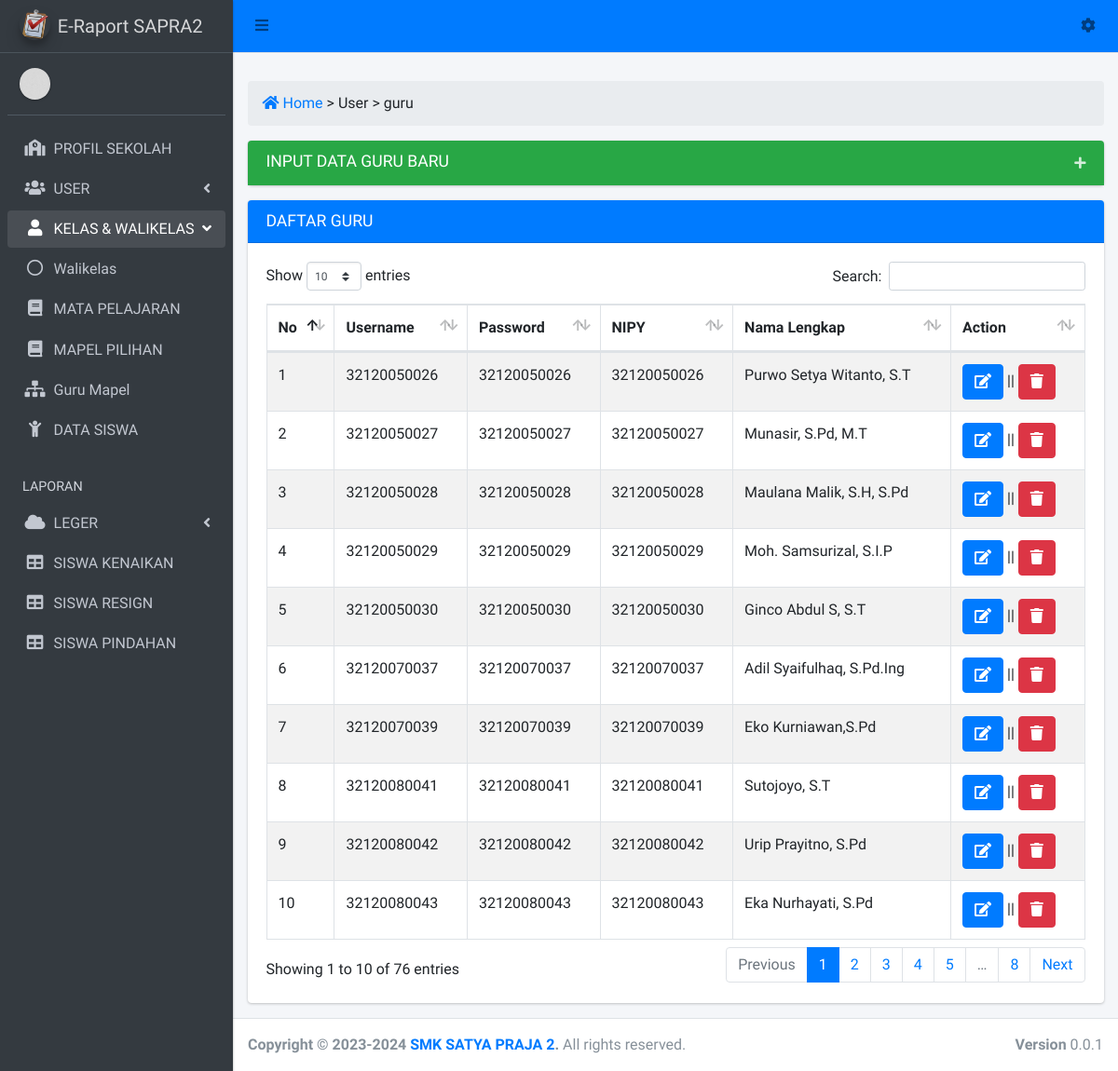
/admin?view=guru, run on the app's committed database.
### tables this page shows
CREATE TABLE `tb_rolsusers` (
  `id_rolsuser` int(10) NOT NULL,
  `id_user` varchar(10) NOT NULL,
  `nipy` varchar(20) NOT NULL,
  `id_levelusers` int(10) NOT NULL
);

CREATE TABLE `tb_users` (
  `id_user` varchar(10) NOT NULL,
  `username` varchar(20) NOT NULL,
  `password` varchar(20) NOT NULL,
  `nipy` varchar(20) NOT NULL,
  `nama_lengkap` varchar(50) NOT NULL
);

### view/operator/teacher_page.php (the view, shortened to what this page needs)
<div class="row">
  <div class="col-sm-12">
    <ol class="breadcrumb <?= $bg_breadcrumb;  ?>">
	    <li><a href="admin" class="pr-1"><i class="fas fa-home"></i> Home</a></li>
	    <li class="active"> > <?= ' User > ' . $_GET['view'] ?: 'Dashboard'; ?></li>
	  </ol>
  </div>
</div>
<div class="card collapsed-card">
	<div class="card-header bg-success">
		<h4 class="card-title">INPUT DATA GURU BARU</h4>
		<div class="card-tools">
	      <button type="button" class="btn btn-tool" data-card-widget="collapse"><i class="fas fa-plus"></i>
	      </button>
	    </div>
	</div>
</div>
<div class="row">
	<div class="col-sm-12">
		<div class="card">
			<div class="card-header bg-primary"><h3 class="card-title">DAFTAR GURU</h3></div>
			<div class="card-body bg-coral">
			<table id="example1" class="table table-bordered table-striped">
				<thead>
					<tr>
						<th>No</th>
						<th>Username</th>
						<th>Password</th>
						<th>NIPY</th>
						<th>Nama Lengkap</th>
						<th>Action</th>
					</tr>
				</thead>
				<tbody>
					<?php
					$no = 1;
					$query = mysqli_query($koneksi, "select * from tb_users x inner join tb_rolsusers y on y.id_user = x.id_user inner join tb_levelusers z on z.id_levelusers = y.id_levelusers where y.id_levelusers = '2'");
					while ($data = mysqli_fetch_array($query)) {
						echo "<tr>";
						echo "<td>".$no++."</td>";
						echo "<td>".$data['username']."</td>";
						echo "<td>".$data['password']."</td>";
						echo "<td>".$data['nipy']."</td>";
						echo "<td>".$data['nama_lengkap']."</td>";
						?>
						<td><a href="?view=update_guru&id=<?= $data['id_user'] ?>" class='btn btn-primary'><i class='fas fa-edit'></i></a> || <a href="view/operator/del/delete_users_guru.php?id=<?= $data['id_user'] ?>" class='btn btn-danger' onclick="return confirm('Apakah anda yakin ingin menghapus username <?= $data['username'] ?> ini?')"><i class='fas fa-trash'></i></a> </td>
						<?php
						echo "</tr>";
					}
					?>
				</tbody>
			</table>
			</div>
		</div>
	</div>
</div>

### data on the page
tb_rolsusers: id_user.username "32120050026", id_user.password "32120050026", nipy "32120050026", id_user.nama_lengkap "Purwo Setya Witanto, S.T"
tb_rolsusers: id_user.username "32120050027", id_user.password "32120050027", nipy "32120050027", id_user.nama_lengkap "Munasir, S.Pd, M.T"
tb_rolsusers: id_user.username "32120050028", id_user.password "32120050028", nipy "32120050028", id_user.nama_lengkap "Maulana Malik, S.H, S.Pd"
tb_rolsusers: id_user.username "32120050029", id_user.password "32120050029", nipy "32120050029", id_user.nama_lengkap "Moh. Samsurizal, S.I.P"
tb_rolsusers: id_user.username "32120050030", id_user.password "32120050030", nipy "32120050030", id_user.nama_lengkap "Ginco Abdul S, S.T"
tb_rolsusers: id_user.username "32120070037", id_user.password "32120070037", nipy "32120070037", id_user.nama_lengkap "Adil Syaifulhaq, S.Pd.Ing"
tb_rolsusers: id_user.username "32120070039", id_user.password "32120070039", nipy "32120070039", id_user.nama_lengkap "Eko Kurniawan,S.Pd"
tb_rolsusers: id_user.username "32120080041", id_user.password "32120080041", nipy "32120080041", id_user.nama_lengkap "Sutojoyo, S.T"
tb_rolsusers: id_user.username "32120080042", id_user.password "32120080042", nipy "32120080042", id_user.nama_lengkap "Urip Prayitno, S.Pd"
tb_rolsusers: id_user.username "32120080043", id_user.password "32120080043", nipy "32120080043", id_user.nama_lengkap "Eka Nurhayati, S.Pd"
